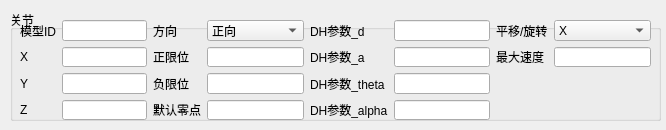
<?xml version="1.0" encoding="UTF-8"?>
<ui version="4.0">
 <class>JointConfigItem</class>
 <widget class="QWidget" name="JointConfigItem">
  <property name="geometry">
   <rect>
    <x>0</x>
    <y>0</y>
    <width>666</width>
    <height>130</height>
   </rect>
  </property>
  <property name="sizePolicy">
   <sizepolicy hsizetype="Minimum" vsizetype="Minimum">
    <horstretch>0</horstretch>
    <verstretch>0</verstretch>
   </sizepolicy>
  </property>
  <property name="minimumSize">
   <size>
    <width>483</width>
    <height>126</height>
   </size>
  </property>
  <property name="windowTitle">
   <string>Form</string>
  </property>
  <widget class="QGroupBox" name="groupBox">
   <property name="geometry">
    <rect>
     <x>10</x>
     <y>10</y>
     <width>651</width>
     <height>111</height>
    </rect>
   </property>
   <property name="title">
    <string>关节</string>
   </property>
   <widget class="QWidget" name="layoutWidget">
    <property name="geometry">
     <rect>
      <x>10</x>
      <y>10</y>
      <width>631</width>
      <height>100</height>
     </rect>
    </property>
    <layout class="QGridLayout" name="gridLayout">
     <item row="0" column="0">
      <widget class="QLabel" name="label">
       <property name="text">
        <string>模型ID</string>
       </property>
      </widget>
     </item>
     <item row="2" column="3">
      <widget class="QLabel" name="label_8">
       <property name="text">
        <string>负限位</string>
       </property>
      </widget>
     </item>
     <item row="3" column="1" colspan="2">
      <widget class="QLineEdit" name="model_z"/>
     </item>
     <item row="3" column="3">
      <widget class="QLabel" name="label_9">
       <property name="text">
        <string>默认零点</string>
       </property>
      </widget>
     </item>
     <item row="2" column="4">
      <widget class="QLineEdit" name="n_limit"/>
     </item>
     <item row="1" column="3">
      <widget class="QLabel" name="label_7">
       <property name="text">
        <string>正限位</string>
       </property>
      </widget>
     </item>
     <item row="0" column="5">
      <widget class="QLabel" name="label_10">
       <property name="text">
        <string>DH参数_d</string>
       </property>
      </widget>
     </item>
     <item row="3" column="4">
      <widget class="QLineEdit" name="default_origin"/>
     </item>
     <item row="1" column="0">
      <widget class="QLabel" name="label_4">
       <property name="text">
        <string>X</string>
       </property>
      </widget>
     </item>
     <item row="0" column="7">
      <widget class="QLabel" name="label_3">
       <property name="text">
        <string>平移/旋转</string>
       </property>
      </widget>
     </item>
     <item row="0" column="1" colspan="2">
      <widget class="QLineEdit" name="model_id"/>
     </item>
     <item row="1" column="1" colspan="2">
      <widget class="QLineEdit" name="model_x"/>
     </item>
     <item row="0" column="4">
      <widget class="QComboBox" name="dir">
       <item>
        <property name="text">
         <string>正向</string>
        </property>
       </item>
       <item>
        <property name="text">
         <string>反向</string>
        </property>
       </item>
      </widget>
     </item>
     <item row="0" column="3">
      <widget class="QLabel" name="label_2">
       <property name="text">
        <string>方向</string>
       </property>
      </widget>
     </item>
     <item row="3" column="0">
      <widget class="QLabel" name="label_6">
       <property name="text">
        <string>Z</string>
       </property>
      </widget>
     </item>
     <item row="1" column="4">
      <widget class="QLineEdit" name="p_limit"/>
     </item>
     <item row="2" column="1" colspan="2">
      <widget class="QLineEdit" name="model_y"/>
     </item>
     <item row="2" column="0">
      <widget class="QLabel" name="label_5">
       <property name="text">
        <string>Y</string>
       </property>
      </widget>
     </item>
     <item row="0" column="8">
      <widget class="QComboBox" name="type">
       <item>
        <property name="text">
         <string>X</string>
        </property>
       </item>
       <item>
        <property name="text">
         <string>Y</string>
        </property>
       </item>
       <item>
        <property name="text">
         <string>Z</string>
        </property>
       </item>
       <item>
        <property name="text">
         <string>RX</string>
        </property>
       </item>
       <item>
        <property name="text">
         <string>RY</string>
        </property>
       </item>
       <item>
        <property name="text">
         <string>RZ</string>
        </property>
       </item>
      </widget>
     </item>
     <item row="0" column="6">
      <widget class="QLineEdit" name="dh_d"/>
     </item>
     <item row="1" column="5">
      <widget class="QLabel" name="label_11">
       <property name="text">
        <string>DH参数_a</string>
       </property>
      </widget>
     </item>
     <item row="1" column="6">
      <widget class="QLineEdit" name="dh_a"/>
     </item>
     <item row="2" column="5">
      <widget class="QLabel" name="label_12">
       <property name="text">
        <string>DH参数_theta</string>
       </property>
      </widget>
     </item>
     <item row="2" column="6">
      <widget class="QLineEdit" name="dh_theta"/>
     </item>
     <item row="3" column="5">
      <widget class="QLabel" name="label_13">
       <property name="text">
        <string>DH参数_alpha</string>
       </property>
      </widget>
     </item>
     <item row="3" column="6">
      <widget class="QLineEdit" name="dh_alpha"/>
     </item>
     <item row="1" column="7">
      <widget class="QLabel" name="label_14">
       <property name="text">
        <string>最大速度</string>
       </property>
      </widget>
     </item>
     <item row="1" column="8">
      <widget class="QLineEdit" name="max_speed"/>
     </item>
    </layout>
   </widget>
  </widget>
 </widget>
 <resources/>
 <connections/>
</ui>
